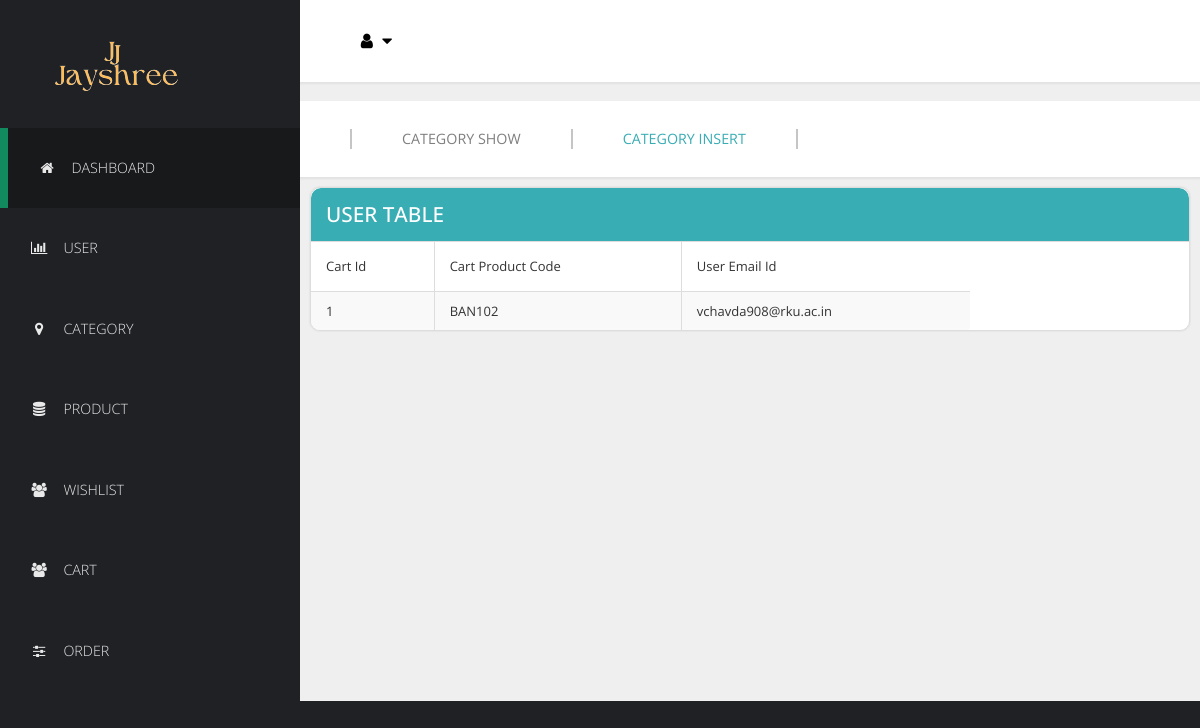
The app's page /admin/cart_show.php with its own data.
### tables this page shows
CREATE TABLE `cart_tbl` (
  `Ct_Id` int(10) NOT NULL,
  `Ct_P_Code` varchar(10) NOT NULL,
  `U_Email_Id` varchar(100) NOT NULL
);

### admin/cart_show.php (the view, shortened to what this page needs)
<!DOCTYPE html>
<html lang="en">
  <head>
    <link href="css/font-awesome.min.css" rel="stylesheet">
    <link href="css/bootstrap.min.css" rel="stylesheet">
    <link href="css/templatemo-style.css" rel="stylesheet">
    <link rel="stylesheet" href="../jayshree/assets/css/dropdown.css">
    <link rel="stylesheet" href="https://cdnjs.cloudflare.com/ajax/libs/font-awesome/4.7.0/css/font-awesome.min.css">
  </head>
  <body>
    <div class="templatemo-flex-row">
      <div class="templatemo-sidebar">
        <header class="templatemo-site-header">
            <a href="index.php">
              <img src="../img/logo_admin.png">
            </a>
        </header>
        <nav class="templatemo-left-nav">
          <ul>
            <li><a href="index.php" class="active"><i class="fa fa-home fa-fw"></i>Dashboard</a></li>
            <li><a href="user_show.php"><i class="fa fa-bar-chart fa-fw"></i>User</a></li>
            <li><a href="category_show.php"><i class="fa fa-map-marker fa-fw"></i>Category</a></li>
            <li><a href="product_show.php"><i class="fa fa-database fa-fw"></i>Product</a></li>
            <li><a href="wishlist_show.php"><i class="fa fa-users fa-fw"></i>Wishlist</a></li>
            <li><a href="cart_show.php"><i class="fa fa-users fa-fw"></i>Cart</a></li>
            <li><a href="order_detail_show.php"><i class="fa fa-sliders fa-fw"></i>Order</a></li>
          </ul>
        </nav>
      </div>
      <div class="templatemo-content col-1 light-gray-bg">
        <div class="templatemo-top-nav-container">
          <div class="row">
            <nav class="templatemo-top-nav col-lg-12 col-md-12">
            <div class="topnav" id="myTopnav">
              <div class="dropdown">
                  <button class="dropbtn">
                    <i class="fa fa-fw fa-user text-dark mr-3"></i>
                    <i class="fa fa-caret-down"></i>
                  </button>
              </div>
            </div>
            </nav>
          </div>
        </div>
        <br/>
      <div class="templatemo-content col-1 light-gray-bg">
        <div class="templatemo-top-nav-container">
          <div class="row">
            <nav class="templatemo-top-nav col-lg-12 col-md-12">
              <ul class="text-uppercase">
                <li><a href="category_show.php">Category show</a></li>
                <li><a href="category_insert  .php" class="active">Category insert</a></li>
              </ul>
            </nav>
          </div>
        </div>
          <div class="templatemo-flex-row flex-content-row">
            <div class="col-1">
              <div class="panel panel-default templatemo-content-widget white-bg no-padding templatemo-overflow-hidden">
                <div class="panel-heading templatemo-position-relative"><h2 class="text-uppercase">User Table</h2></div>
                <div class="table-responsive">
                  <table class="table table-striped table-bordered">
                    <thead>
                      <tr>
                        <td>Cart Id</td>
                        <td>Cart Product Code</td>
                        <td>User Email Id</td>
                      </tr>
                    </thead>
<?php
	include '../conn.php';
	$sql = "select * from cart_tbl";
	$data = mysqli_query($con,$sql);
	if($total=mysqli_num_rows($data))
	{
        while($result=mysqli_fetch_array($data))
        {
            echo "
                <tbody>
                    <tr>
                        <td>".$result['Ct_Id']."</td>
                        <td>".$result['Ct_P_Code']."</td>
                        <td>".$result['U_Email_Id']."</td>
                    </tr>
                </tbody>
                ";
        }
    }
    else
    {
        echo "no records";
    }
    ?>
                  </table>
                </div>
              </div>
            </div>
          </div>
        </div>
      </div>
    </div>
  </body>
</html>

### admin/css/templatemo-style.css (style rules this page uses)
* { font-family: 'Open Sans', sans-serif; }
body { font-size: 13px; }
body, .templatemo-left-nav { background: #1f2124; }
h1, h2, h3 { margin: 0; }
h2 { font-size: 1.6em; }
ul { list-style-type: none; margin: 0; padding: 0; }
nav li { font-size: 1.1em; list-style: none; text-transform: uppercase; }
.templatemo-position-relative { position: relative; }
.white-bg { background-color: white; }
.light-gray-bg { background-color: #efefef; }
.templatemo-sidebar { width: 300px; }
.templatemo-site-header { margin: 25px 30px; }
.templatemo-left-nav li { font-weight: 300; }
.templatemo-left-nav a.active, .templatemo-left-nav a:hover { background: #18191b; border-left: 8px solid #13895F; }
.templatemo-left-nav a { color: #e9e9ea; display: block; padding: 30px; transition: all 0.3s ease; }
.templatemo-left-nav .fa { margin-right: 15px; }
.templatemo-top-nav-container { background-color: white; padding: 28px 50px; box-shadow: 0px 0px 2px 2px rgba(161, 159, 159, 0.18); }
.templatemo-top-nav li { float: left; list-style: none; }
.templatemo-top-nav a { color: #7f7f7f; display: block; padding: 0 50px; border-left: 2px solid #c5c5c5; }
.templatemo-top-nav li:last-child a { border-right: 2px solid #c5c5c5; }
.templatemo-top-nav a:hover, .templatemo-top-nav a.active { color: #39ADB4; }
.templatemo-content { margin-top: 0px; min-height: 600px; padding: 0; overflow-x: hidden; }
.templatemo-flex-row { display: -webkit-flex; display: -ms-flexbox; display: flex; }
.col-1 { -webkit-flex: 1; -ms-flex: 1; flex: 1; }
.templatemo-content-widget { border-radius: 10px; padding: 30px; position: relative; margin: 10px; box-shadow: 0px 0px 1px 1px rgba(161, 159, 159, 0.1); }
.templatemo-content-widget.no-padding { padding: 0; }
.panel-default>.panel-heading { background-color: #39ADB4; border-top-left-radius: 10px; border-top-right-radius: 10px; color: white; padding: 15px; }
.panel { border-radius: 10px; }
.table { margin-bottom: 0; }
.table>tbody>tr>td { padding: 10px 15px; }
.table>thead>tr>td { padding: 15px; }
.templatemo-overflow-hidden { overflow: hidden; }
.panel>.table-responsive:last-child>.table:last-child, .panel>.table:last-child { border-bottom-right-radius: 10px; border-bottom-left-radius: 10px; }
@media only screen and (min-width: 768px) { .templatemo-left-nav { display: block !important; } }

### jayshree/assets/css/dropdown.css (style rules this page uses)
body { margin:0;font-family:Arial }
.topnav { background-color: #FFFFFF; }
.dropdown { float: left; }
.dropdown .dropbtn { font-size: 17px; border: none; outline: none; color: black; background-color: inherit; font-family: inherit; margin: 0; }
.table, .tr, .td { border:1px solid black; border-radius: 10px; width:75%; }

### records on screen
cart_tbl: Ct_Id "1", Ct_P_Code "BAN102", U_Email_Id "vchavda908@rku.ac.in"
